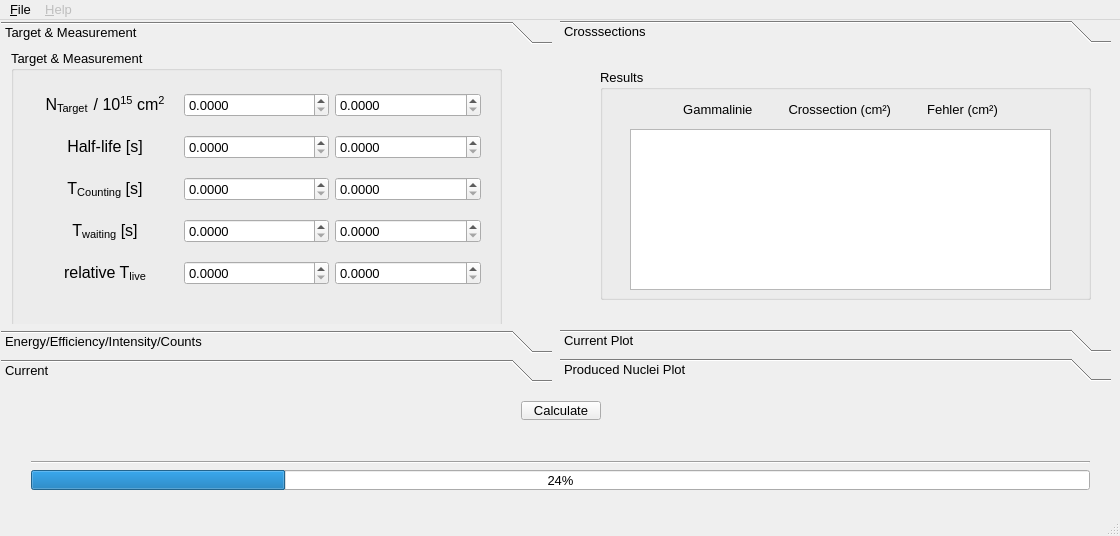
<?xml version="1.0" encoding="UTF-8"?>
<ui version="4.0">
 <class>bamWindow</class>
 <widget class="QMainWindow" name="bamWindow">
  <property name="geometry">
   <rect>
    <x>0</x>
    <y>0</y>
    <width>1120</width>
    <height>536</height>
   </rect>
  </property>
  <property name="font">
   <font>
    <family>Arial</family>
    <pointsize>10</pointsize>
   </font>
  </property>
  <property name="windowTitle">
   <string>myBAM!</string>
  </property>
  <widget class="QWidget" name="centralWidget">
   <widget class="QWidget" name="layoutWidget">
    <property name="geometry">
     <rect>
      <x>20</x>
      <y>430</y>
      <width>1081</width>
      <height>51</height>
     </rect>
    </property>
    <layout class="QVBoxLayout" name="verticalLayout">
     <item>
      <widget class="Line" name="line_2">
       <property name="orientation">
        <enum>Qt::Horizontal</enum>
       </property>
      </widget>
     </item>
     <item>
      <widget class="QProgressBar" name="progressBar">
       <property name="value">
        <number>24</number>
       </property>
      </widget>
     </item>
    </layout>
   </widget>
   <widget class="QWidget" name="layoutWidget">
    <property name="geometry">
     <rect>
      <x>20</x>
      <y>370</y>
      <width>1081</width>
      <height>41</height>
     </rect>
    </property>
    <layout class="QHBoxLayout" name="horizontalLayout_3">
     <item>
      <spacer name="horizontalSpacer">
       <property name="orientation">
        <enum>Qt::Horizontal</enum>
       </property>
       <property name="sizeHint" stdset="0">
        <size>
         <width>318</width>
         <height>20</height>
        </size>
       </property>
      </spacer>
     </item>
     <item>
      <widget class="QPushButton" name="calButton">
       <property name="text">
        <string>Calculate</string>
       </property>
      </widget>
     </item>
     <item>
      <spacer name="horizontalSpacer_2">
       <property name="orientation">
        <enum>Qt::Horizontal</enum>
       </property>
       <property name="sizeHint" stdset="0">
        <size>
         <width>298</width>
         <height>20</height>
        </size>
       </property>
      </spacer>
     </item>
    </layout>
   </widget>
   <widget class="QToolBox" name="inputToolbox">
    <property name="geometry">
     <rect>
      <x>1</x>
      <y>1</y>
      <width>551</width>
      <height>361</height>
     </rect>
    </property>
    <property name="currentIndex">
     <number>0</number>
    </property>
    <widget class="QWidget" name="targetPage">
     <property name="geometry">
      <rect>
       <x>0</x>
       <y>0</y>
       <width>551</width>
       <height>271</height>
      </rect>
     </property>
     <attribute name="label">
      <string>Target &amp;&amp; Measurement</string>
     </attribute>
     <widget class="QGroupBox" name="targetGroup">
      <property name="geometry">
       <rect>
        <x>10</x>
        <y>0</y>
        <width>491</width>
        <height>281</height>
       </rect>
      </property>
      <property name="title">
       <string>Target &amp;&amp; Measurement</string>
      </property>
      <widget class="QWidget" name="layoutWidget">
       <property name="geometry">
        <rect>
         <x>10</x>
         <y>20</y>
         <width>471</width>
         <height>241</height>
        </rect>
       </property>
       <layout class="QVBoxLayout" name="verticalLayout_3">
        <item>
         <layout class="QHBoxLayout" name="horizontalLayout_5">
          <item>
           <widget class="QLabel" name="label">
            <property name="text">
             <string>&lt;!DOCTYPE HTML PUBLIC &quot;-//W3C//DTD HTML 4.0//EN&quot; &quot;http://www.w3.org/TR/REC-html40/strict.dtd&quot;&gt;
&lt;html&gt;&lt;head&gt;&lt;meta name=&quot;qrichtext&quot; content=&quot;1&quot; /&gt;&lt;style type=&quot;text/css&quot;&gt;
p, li { white-space: pre-wrap; }
&lt;/style&gt;&lt;/head&gt;&lt;body style=&quot; font-family:'Arial'; font-size:10pt; font-weight:400; font-style:normal;&quot;&gt;
&lt;p style=&quot; margin-top:0px; margin-bottom:0px; margin-left:0px; margin-right:0px; -qt-block-indent:0; text-indent:0px;&quot;&gt;&lt;span style=&quot; font-size:12pt;&quot;&gt;N&lt;/span&gt;&lt;span style=&quot; font-size:12pt; vertical-align:sub;&quot;&gt;Target  &lt;/span&gt;&lt;span style=&quot; font-size:12pt;&quot;&gt;/ 10&lt;/span&gt;&lt;span style=&quot; font-size:12pt; vertical-align:super;&quot;&gt;15&lt;/span&gt;&lt;span style=&quot; font-size:12pt;&quot;&gt; cm&lt;/span&gt;&lt;span style=&quot; font-size:12pt; vertical-align:super;&quot;&gt;2&lt;/span&gt;&lt;/p&gt;&lt;/body&gt;&lt;/html&gt;</string>
            </property>
            <property name="alignment">
             <set>Qt::AlignCenter</set>
            </property>
           </widget>
          </item>
          <item>
           <widget class="QDoubleSpinBox" name="thickness">
            <property name="prefix">
             <string/>
            </property>
            <property name="decimals">
             <number>4</number>
            </property>
            <property name="minimum">
             <double>0.000000000000000</double>
            </property>
            <property name="maximum">
             <double>999999999.000000000000000</double>
            </property>
            <property name="value">
             <double>0.000000000000000</double>
            </property>
           </widget>
          </item>
          <item>
           <widget class="QDoubleSpinBox" name="thicknessError">
            <property name="decimals">
             <number>4</number>
            </property>
            <property name="maximum">
             <double>999999999.000000000000000</double>
            </property>
           </widget>
          </item>
         </layout>
        </item>
        <item>
         <layout class="QHBoxLayout" name="horizontalLayout_8">
          <item>
           <widget class="QLabel" name="label_4">
            <property name="text">
             <string>&lt;!DOCTYPE HTML PUBLIC &quot;-//W3C//DTD HTML 4.0//EN&quot; &quot;http://www.w3.org/TR/REC-html40/strict.dtd&quot;&gt;
&lt;html&gt;&lt;head&gt;&lt;meta name=&quot;qrichtext&quot; content=&quot;1&quot; /&gt;&lt;style type=&quot;text/css&quot;&gt;
p, li { white-space: pre-wrap; }
&lt;/style&gt;&lt;/head&gt;&lt;body style=&quot; font-family:'Arial'; font-size:10pt; font-weight:400; font-style:normal;&quot;&gt;
&lt;p style=&quot; margin-top:0px; margin-bottom:0px; margin-left:0px; margin-right:0px; -qt-block-indent:0; text-indent:0px;&quot;&gt;&lt;span style=&quot; font-size:12pt;&quot;&gt;Half-life [s]&lt;/span&gt;&lt;/p&gt;&lt;/body&gt;&lt;/html&gt;</string>
            </property>
            <property name="alignment">
             <set>Qt::AlignCenter</set>
            </property>
           </widget>
          </item>
          <item>
           <widget class="QDoubleSpinBox" name="halflife">
            <property name="decimals">
             <number>4</number>
            </property>
            <property name="maximum">
             <double>999999999.000000000000000</double>
            </property>
           </widget>
          </item>
          <item>
           <widget class="QDoubleSpinBox" name="halflifeError">
            <property name="decimals">
             <number>4</number>
            </property>
            <property name="maximum">
             <double>999999999.000000000000000</double>
            </property>
           </widget>
          </item>
         </layout>
        </item>
        <item>
         <layout class="QHBoxLayout" name="horizontalLayout_9">
          <item>
           <widget class="QLabel" name="label_5">
            <property name="text">
             <string>&lt;!DOCTYPE HTML PUBLIC &quot;-//W3C//DTD HTML 4.0//EN&quot; &quot;http://www.w3.org/TR/REC-html40/strict.dtd&quot;&gt;
&lt;html&gt;&lt;head&gt;&lt;meta name=&quot;qrichtext&quot; content=&quot;1&quot; /&gt;&lt;style type=&quot;text/css&quot;&gt;
p, li { white-space: pre-wrap; }
&lt;/style&gt;&lt;/head&gt;&lt;body style=&quot; font-family:'Arial'; font-size:10pt; font-weight:400; font-style:normal;&quot;&gt;
&lt;p style=&quot; margin-top:0px; margin-bottom:0px; margin-left:0px; margin-right:0px; -qt-block-indent:0; text-indent:0px;&quot;&gt;&lt;span style=&quot; font-size:12pt;&quot;&gt;T&lt;/span&gt;&lt;span style=&quot; font-size:12pt; vertical-align:sub;&quot;&gt;Counting&lt;/span&gt;&lt;span style=&quot; font-size:12pt;&quot;&gt; [s]&lt;/span&gt;&lt;/p&gt;&lt;/body&gt;&lt;/html&gt;</string>
            </property>
            <property name="alignment">
             <set>Qt::AlignCenter</set>
            </property>
           </widget>
          </item>
          <item>
           <widget class="QDoubleSpinBox" name="tm">
            <property name="decimals">
             <number>4</number>
            </property>
            <property name="maximum">
             <double>999999999.000000000000000</double>
            </property>
           </widget>
          </item>
          <item>
           <widget class="QDoubleSpinBox" name="tmError">
            <property name="decimals">
             <number>4</number>
            </property>
            <property name="maximum">
             <double>999999999.000000000000000</double>
            </property>
           </widget>
          </item>
         </layout>
        </item>
        <item>
         <layout class="QHBoxLayout" name="horizontalLayout_10">
          <item>
           <widget class="QLabel" name="label_6">
            <property name="text">
             <string>&lt;!DOCTYPE HTML PUBLIC &quot;-//W3C//DTD HTML 4.0//EN&quot; &quot;http://www.w3.org/TR/REC-html40/strict.dtd&quot;&gt;
&lt;html&gt;&lt;head&gt;&lt;meta name=&quot;qrichtext&quot; content=&quot;1&quot; /&gt;&lt;style type=&quot;text/css&quot;&gt;
p, li { white-space: pre-wrap; }
&lt;/style&gt;&lt;/head&gt;&lt;body style=&quot; font-family:'Arial'; font-size:10pt; font-weight:400; font-style:normal;&quot;&gt;
&lt;p style=&quot; margin-top:0px; margin-bottom:0px; margin-left:0px; margin-right:0px; -qt-block-indent:0; text-indent:0px;&quot;&gt;&lt;span style=&quot; font-size:12pt;&quot;&gt;T&lt;/span&gt;&lt;span style=&quot; font-size:12pt; vertical-align:sub;&quot;&gt;waiting&lt;/span&gt;&lt;span style=&quot; font-size:12pt;&quot;&gt; [s]&lt;/span&gt;&lt;/p&gt;&lt;/body&gt;&lt;/html&gt;</string>
            </property>
            <property name="alignment">
             <set>Qt::AlignCenter</set>
            </property>
           </widget>
          </item>
          <item>
           <widget class="QDoubleSpinBox" name="tw">
            <property name="decimals">
             <number>4</number>
            </property>
            <property name="maximum">
             <double>999999999.000000000000000</double>
            </property>
           </widget>
          </item>
          <item>
           <widget class="QDoubleSpinBox" name="twError">
            <property name="decimals">
             <number>4</number>
            </property>
            <property name="maximum">
             <double>999999999.000000000000000</double>
            </property>
           </widget>
          </item>
         </layout>
        </item>
        <item>
         <layout class="QHBoxLayout" name="horizontalLayout_11">
          <item>
           <widget class="QLabel" name="label_7">
            <property name="text">
             <string>&lt;!DOCTYPE HTML PUBLIC &quot;-//W3C//DTD HTML 4.0//EN&quot; &quot;http://www.w3.org/TR/REC-html40/strict.dtd&quot;&gt;
&lt;html&gt;&lt;head&gt;&lt;meta name=&quot;qrichtext&quot; content=&quot;1&quot; /&gt;&lt;style type=&quot;text/css&quot;&gt;
p, li { white-space: pre-wrap; }
&lt;/style&gt;&lt;/head&gt;&lt;body style=&quot; font-family:'Arial'; font-size:10pt; font-weight:400; font-style:normal;&quot;&gt;
&lt;p style=&quot; margin-top:0px; margin-bottom:0px; margin-left:0px; margin-right:0px; -qt-block-indent:0; text-indent:0px;&quot;&gt;&lt;span style=&quot; font-size:12pt;&quot;&gt;relative T&lt;/span&gt;&lt;span style=&quot; font-size:12pt; vertical-align:sub;&quot;&gt;live&lt;/span&gt;&lt;/p&gt;&lt;/body&gt;&lt;/html&gt;</string>
            </property>
            <property name="alignment">
             <set>Qt::AlignCenter</set>
            </property>
           </widget>
          </item>
          <item>
           <widget class="QDoubleSpinBox" name="reltd">
            <property name="decimals">
             <number>4</number>
            </property>
            <property name="maximum">
             <double>999999999.000000000000000</double>
            </property>
           </widget>
          </item>
          <item>
           <widget class="QDoubleSpinBox" name="reltdError">
            <property name="decimals">
             <number>4</number>
            </property>
            <property name="maximum">
             <double>999999999.000000000000000</double>
            </property>
           </widget>
          </item>
         </layout>
        </item>
       </layout>
      </widget>
     </widget>
    </widget>
    <widget class="QWidget" name="page_2">
     <property name="geometry">
      <rect>
       <x>0</x>
       <y>0</y>
       <width>96</width>
       <height>26</height>
      </rect>
     </property>
     <attribute name="label">
      <string>Energy/Efficiency/Intensity/Counts</string>
     </attribute>
     <widget class="QGroupBox" name="inputGroup">
      <property name="geometry">
       <rect>
        <x>30</x>
        <y>10</y>
        <width>521</width>
        <height>261</height>
       </rect>
      </property>
      <property name="title">
       <string>Energy/Efficieny/Intensity</string>
      </property>
      <widget class="QTextEdit" name="inputBox">
       <property name="geometry">
        <rect>
         <x>0</x>
         <y>70</y>
         <width>501</width>
         <height>171</height>
        </rect>
       </property>
      </widget>
      <widget class="QLabel" name="label_8">
       <property name="geometry">
        <rect>
         <x>0</x>
         <y>40</y>
         <width>501</width>
         <height>20</height>
        </rect>
       </property>
       <property name="text">
        <string>Energie(keV)       Intensität       dI       Effizienz       dEff       Counts       dC</string>
       </property>
       <property name="alignment">
        <set>Qt::AlignCenter</set>
       </property>
      </widget>
     </widget>
    </widget>
    <widget class="QWidget" name="page">
     <property name="geometry">
      <rect>
       <x>0</x>
       <y>0</y>
       <width>96</width>
       <height>26</height>
      </rect>
     </property>
     <attribute name="label">
      <string>Current</string>
     </attribute>
     <widget class="QGroupBox" name="currentGroup">
      <property name="geometry">
       <rect>
        <x>20</x>
        <y>10</y>
        <width>481</width>
        <height>211</height>
       </rect>
      </property>
      <property name="title">
       <string>Current</string>
      </property>
      <widget class="QLineEdit" name="currentPath">
       <property name="geometry">
        <rect>
         <x>20</x>
         <y>30</y>
         <width>321</width>
         <height>31</height>
        </rect>
       </property>
      </widget>
      <widget class="QPushButton" name="browseButton">
       <property name="geometry">
        <rect>
         <x>360</x>
         <y>30</y>
         <width>90</width>
         <height>27</height>
        </rect>
       </property>
       <property name="text">
        <string>Browse</string>
       </property>
      </widget>
      <widget class="QLabel" name="label_9">
       <property name="geometry">
        <rect>
         <x>70</x>
         <y>70</y>
         <width>311</width>
         <height>121</height>
        </rect>
       </property>
       <property name="text">
        <string>&lt;!DOCTYPE HTML PUBLIC &quot;-//W3C//DTD HTML 4.0//EN&quot; &quot;http://www.w3.org/TR/REC-html40/strict.dtd&quot;&gt;
&lt;html&gt;&lt;head&gt;&lt;meta name=&quot;qrichtext&quot; content=&quot;1&quot; /&gt;&lt;style type=&quot;text/css&quot;&gt;
p, li { white-space: pre-wrap; }
&lt;/style&gt;&lt;/head&gt;&lt;body style=&quot; font-family:'Arial'; font-size:10pt; font-weight:400; font-style:normal;&quot;&gt;
&lt;p style=&quot; margin-top:0px; margin-bottom:0px; margin-left:0px; margin-right:0px; -qt-block-indent:0; text-indent:0px;&quot;&gt;&lt;span style=&quot; font-size:11pt; font-weight:600;&quot;&gt;Please notice:&lt;/span&gt;&lt;/p&gt;
&lt;p style=&quot; margin-top:0px; margin-bottom:0px; margin-left:0px; margin-right:0px; -qt-block-indent:0; text-indent:0px;&quot;&gt;The current file should be in a form where the first&lt;/p&gt;
&lt;p style=&quot; margin-top:0px; margin-bottom:0px; margin-left:0px; margin-right:0px; -qt-block-indent:0; text-indent:0px;&quot;&gt;column should hold the elapsed time during the &lt;/p&gt;
&lt;p style=&quot; margin-top:0px; margin-bottom:0px; margin-left:0px; margin-right:0px; -qt-block-indent:0; text-indent:0px;&quot;&gt;activation and the second column should hold the &lt;/p&gt;
&lt;p style=&quot; margin-top:0px; margin-bottom:0px; margin-left:0px; margin-right:0px; -qt-block-indent:0; text-indent:0px;&quot;&gt;accumulated beam particles.&lt;/p&gt;&lt;/body&gt;&lt;/html&gt;</string>
       </property>
      </widget>
     </widget>
    </widget>
   </widget>
   <widget class="QToolBox" name="resultToolbox">
    <property name="geometry">
     <rect>
      <x>560</x>
      <y>0</y>
      <width>551</width>
      <height>361</height>
     </rect>
    </property>
    <property name="currentIndex">
     <number>0</number>
    </property>
    <widget class="QWidget" name="page_3">
     <property name="geometry">
      <rect>
       <x>0</x>
       <y>0</y>
       <width>551</width>
       <height>271</height>
      </rect>
     </property>
     <attribute name="label">
      <string>Crosssections</string>
     </attribute>
     <widget class="QGroupBox" name="resultsGroup">
      <property name="geometry">
       <rect>
        <x>40</x>
        <y>20</y>
        <width>491</width>
        <height>231</height>
       </rect>
      </property>
      <property name="title">
       <string>Results</string>
      </property>
      <widget class="QPlainTextEdit" name="outputBox">
       <property name="geometry">
        <rect>
         <x>30</x>
         <y>60</y>
         <width>421</width>
         <height>161</height>
        </rect>
       </property>
      </widget>
      <widget class="QLabel" name="label_10">
       <property name="geometry">
        <rect>
         <x>30</x>
         <y>30</y>
         <width>421</width>
         <height>20</height>
        </rect>
       </property>
       <property name="text">
        <string>Gammalinie          Crossection (cm²)          Fehler (cm²)</string>
       </property>
       <property name="alignment">
        <set>Qt::AlignCenter</set>
       </property>
      </widget>
     </widget>
    </widget>
    <widget class="QWidget" name="page_4">
     <property name="geometry">
      <rect>
       <x>0</x>
       <y>0</y>
       <width>96</width>
       <height>26</height>
      </rect>
     </property>
     <attribute name="label">
      <string>Current Plot</string>
     </attribute>
     <widget class="QCustomPlot" name="currentPlot" native="true">
      <property name="geometry">
       <rect>
        <x>10</x>
        <y>20</y>
        <width>531</width>
        <height>231</height>
       </rect>
      </property>
     </widget>
    </widget>
    <widget class="QWidget" name="page_5">
     <property name="geometry">
      <rect>
       <x>0</x>
       <y>0</y>
       <width>96</width>
       <height>26</height>
      </rect>
     </property>
     <attribute name="label">
      <string>Produced Nuclei Plot</string>
     </attribute>
     <widget class="QTabWidget" name="tabWidget">
      <property name="geometry">
       <rect>
        <x>10</x>
        <y>0</y>
        <width>531</width>
        <height>261</height>
       </rect>
      </property>
      <property name="currentIndex">
       <number>0</number>
      </property>
      <widget class="QWidget" name="tab_1">
       <attribute name="title">
        <string>N(t)</string>
       </attribute>
       <widget class="QCustomPlot" name="nprodPlot" native="true">
        <property name="geometry">
         <rect>
          <x>10</x>
          <y>10</y>
          <width>511</width>
          <height>211</height>
         </rect>
        </property>
       </widget>
      </widget>
      <widget class="QWidget" name="tab_2">
       <attribute name="title">
        <string>dN(t)</string>
       </attribute>
       <widget class="QCustomPlot" name="diffNprodPlot" native="true">
        <property name="geometry">
         <rect>
          <x>10</x>
          <y>10</y>
          <width>451</width>
          <height>211</height>
         </rect>
        </property>
       </widget>
      </widget>
     </widget>
    </widget>
   </widget>
  </widget>
  <widget class="QMenuBar" name="menuBar">
   <property name="geometry">
    <rect>
     <x>0</x>
     <y>0</y>
     <width>1120</width>
     <height>26</height>
    </rect>
   </property>
   <widget class="QMenu" name="menu_File">
    <property name="enabled">
     <bool>true</bool>
    </property>
    <property name="title">
     <string>&amp;File</string>
    </property>
    <addaction name="actionLoad"/>
    <addaction name="actionSave"/>
   </widget>
   <widget class="QMenu" name="menuHelp">
    <property name="enabled">
     <bool>false</bool>
    </property>
    <property name="title">
     <string>&amp;Help</string>
    </property>
    <addaction name="actionAbout"/>
   </widget>
   <addaction name="menu_File"/>
   <addaction name="menuHelp"/>
  </widget>
  <widget class="QStatusBar" name="statusBar"/>
  <action name="actionLoad">
   <property name="enabled">
    <bool>true</bool>
   </property>
   <property name="text">
    <string>Load</string>
   </property>
  </action>
  <action name="actionSave">
   <property name="enabled">
    <bool>true</bool>
   </property>
   <property name="text">
    <string>Save</string>
   </property>
  </action>
  <action name="actionAbout">
   <property name="text">
    <string>About</string>
   </property>
  </action>
 </widget>
 <layoutdefault spacing="6" margin="11"/>
 <customwidgets>
  <customwidget>
   <class>QCustomPlot</class>
   <extends>QWidget</extends>
   <header>qcustomplot.h</header>
   <container>1</container>
  </customwidget>
 </customwidgets>
 <resources/>
 <connections/>
</ui>
